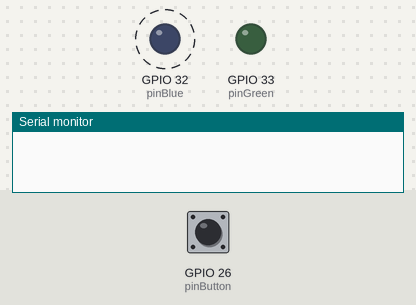
Bench run of a program on a simulated ESP32. Parts: output pins drawn as LEDs (lit = HIGH), the last lines printed to the serial monitor. Dashed ring = blinking. Inputs (shaded band) come from the test bench; at power-on: GPIO 26 (pinButton) HIGH.

Above: at 1.2 s.
1.3 s: GPIO 26 (pinButton) pulled LOW for 0.15 s
At 2.4 s:
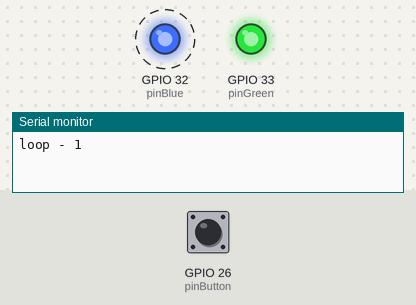
4.3 s: GPIO 26 (pinButton) pulled LOW for 1 s
At 8.8 s:
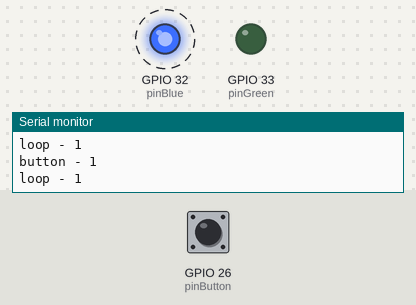
Timing chart, 0 to 13.8 s (numbered marks = the images above; inputs shaded):
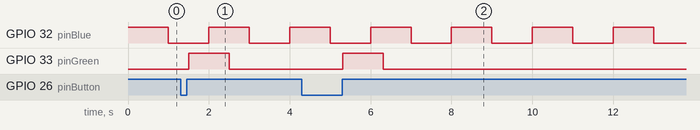

Measured:
- after the input at 1.3 s, GPIO 33 (pinGreen): LOW → HIGH after 0.21 s, → LOW 1.0 s later
- after the input at 4.3 s, GPIO 33 (pinGreen): LOW → HIGH after 1.0 s, → LOW 1.0 s later
- by itself, GPIO 32 (pinBlue): alternates HIGH for 1.0 s and LOW for 1.0 s

The program:

main.cpp
```cpp
#include <Arduino.h>
#include "button.h"

#define pinBlue 32 //blinking led
#define pinGreen 33 //button associated led
#define pinButton 26 //button pin

Button btn (pinButton);

auto onclick = []() {
  digitalWrite(pinGreen, HIGH);   // turn the LED on (HIGH is the voltage level)
  delay(1000);                       // wait for a second
  digitalWrite(pinGreen, LOW);
  Serial.print("button - ");
  Serial.println(xPortGetCoreID());
};

void buttonTask (void *pvParameters){
  for(;;){
    btn.timer(millis());
    delay(10); //needed, now button runs too fast
  }
}

void setup() {
  Serial.begin(115200);
  pinMode(pinBlue, OUTPUT);
  pinMode(pinGreen, OUTPUT);
  btn.init();
  btn.onClick = onclick;
  TaskHandle_t buttonTaskH;

  // simple task creation
  xTaskCreate(buttonTask, "button", 10000, NULL, 1, &buttonTaskH);

  // creattion pinned to core (loop runs on core 1)
  //xTaskCreatePinnedToCore(buttonTask, "button", 10000, NULL, 100, &buttonTaskH, 0);


}

//put something: delay or yield or cpu will starve
void loop() {
    digitalWrite(pinBlue, HIGH);   // turn the LED on (HIGH is the voltage level)
    delay(1000);                       // wait for a second
    digitalWrite(pinBlue, LOW);    // turn the LED off by making the voltage LOW
    delay(1000);                      // wait for a second
    Serial.print("loop - ");
    Serial.println(xPortGetCoreID());
}
```

button.h
```cpp
#ifndef _BUTTON_H_
#define _BUTTON_H_
#include <functional>
//#define debug 1

typedef std::function<void()> ButtonEvent; //took from http://tedfelix.com/software/c++-callbacks.html

enum ButtonStatus {idle, debouncingPressed, pressed, longPressed, debouncingIdle};

class Button {
    char gpioPin;
    int longClick=2000;
    int debounceTimeMilis=180;
    unsigned long statusTimestamp=0;
    ButtonStatus status = idle;
public:
    Button(char gpioPin);
    void init();
    void stop();
    void timer(unsigned long ms);
    ButtonEvent onClick;
    ButtonEvent onLongClick;
};

#endif
```

button.cpp
```cpp
#include "button.h"
#include <arduino.h>
#include <functional>

Button::Button(char gpioPin){
    this->gpioPin = gpioPin;
}

void Button::init(){
    pinMode(gpioPin, INPUT_PULLUP);
    std::function<void()> myint = [](){ return;};
}

void Button::timer(unsigned long ms){
    bool buttonPressedRead = digitalRead(gpioPin) == LOW;
    bool statusDebounced = ms > statusTimestamp + debounceTimeMilis;

    switch (status){
    case ButtonStatus::idle:
        if (buttonPressedRead){
            status = debouncingPressed;
            statusTimestamp = ms;
        }
        break;
    case ButtonStatus::debouncingPressed:
        if (statusDebounced){
            status = pressed;
        }
        break;
    case ButtonStatus::pressed:
        if (ms > statusTimestamp + longClick){
            status = longPressed;
            #ifdef debug
            Serial.println("[Button] long click!!");
            #endif
            if(onLongClick != NULL ) onLongClick();
        } else if (!buttonPressedRead){
            status = debouncingIdle;
            statusTimestamp = ms;
            #ifdef debug
            Serial.println("[Button] clicked!");
            #endif
            if(onClick != NULL) onClick();
        }
        break;
    case ButtonStatus::longPressed:
        if (!buttonPressedRead){
            status = debouncingIdle;
            statusTimestamp = ms;
            #ifdef debug
            Serial.println("[Button] released");
            #endif
        }
        break;
    case ButtonStatus::debouncingIdle:
        if (statusDebounced){
            status = idle;
        }
        break;
    }

}
```
